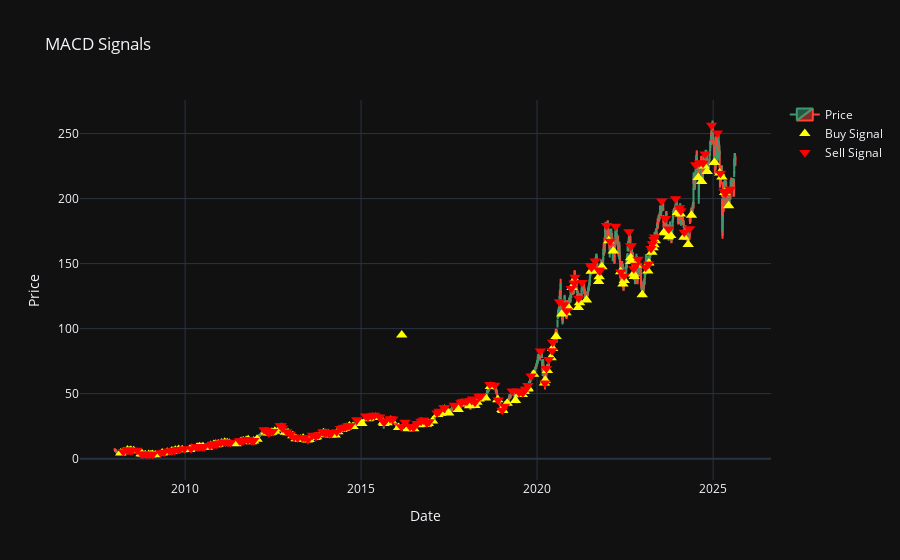

The notebook cell saved with this chart:
### Markdown cell above
### Create the Plot

### Code cell
# Create the main candlestick chart
fig = go.Figure(data=[go.Candlestick(
    x = df_csv.index,
    open = df_csv['open'],
    high = df_csv['high'],
    low = df_csv['low'],
    close = df_csv['close'],
    name = 'Price'
)])

# Add green up arrows for buy signals
fig.add_trace(go.Scatter(
    x = df_csv[df_csv['signal'] == 1].index,
    y = df_csv[df_csv['signal'] == 1]['low'] * 0.98, #Place marker slightly below the candle
    mode = 'markers',
    marker_symbol = 'triangle-up',
    marker_color = 'yellow',
    marker_size = 10,
    name = 'Buy Signal'
))

# Add red down arrows for sell signals
fig.add_trace(go.Scatter(
    x = df_csv[df_csv['signal'] == -1].index,
    y = df_csv[df_csv['signal'] == -1]['high'] * 1.02, # Place marker slightly above the candle
    mode = 'markers',
    marker_symbol = 'triangle-down',
    marker_color = 'red',
    marker_size = 10,
    name = 'Sell Signal'
))

# Customise the chart's appearance
fig.update_layout(
    title = 'MACD Signals',
    xaxis_title = 'Date',
    yaxis_title = 'Price',
    xaxis_rangeslider_visible = False,
    template = 'plotly_dark'
)

# Display the chart
fig.show()

# Option to save the chart in to interactive HTML File
fig.write_html('macd_chart.html')

### Figure 1 — Plotly figure (JSON) as saved in the notebook; plotly's stock layout.template omitted (floating-point values rounded to 4 significant figures; data arrays with more than 128 entries replaced by an {"elided": "..."} marker saying what was removed)
{"data": [{"close": {"elided": "4438 float values"}, "high": {"elided": "4438 float values"}, "low": {"elided": "4438 float values"}, "name": "Price", "open": {"elided": "4438 float values"}, "type": "candlestick", "x": {"elided": "4438 str values"}}, {"marker": {"color": "yellow", "size": 10, "symbol": "triangle-up"}, "mode": "markers", "name": "Buy Signal", "type": "scatter", "x": {"elided": "176 str values"}, "y": {"elided": "176 float values"}}, {"marker": {"color": "red", "size": 10, "symbol": "triangle-down"}, "mode": "markers", "name": "Sell Signal", "type": "scatter", "x": {"elided": "176 str values"}, "y": {"elided": "176 float values"}}], "layout": {"title": {"text": "MACD Signals"}, "xaxis": {"rangeslider": {"visible": false}, "title": {"text": "Date"}}, "yaxis": {"title": {"text": "Price"}}}}
